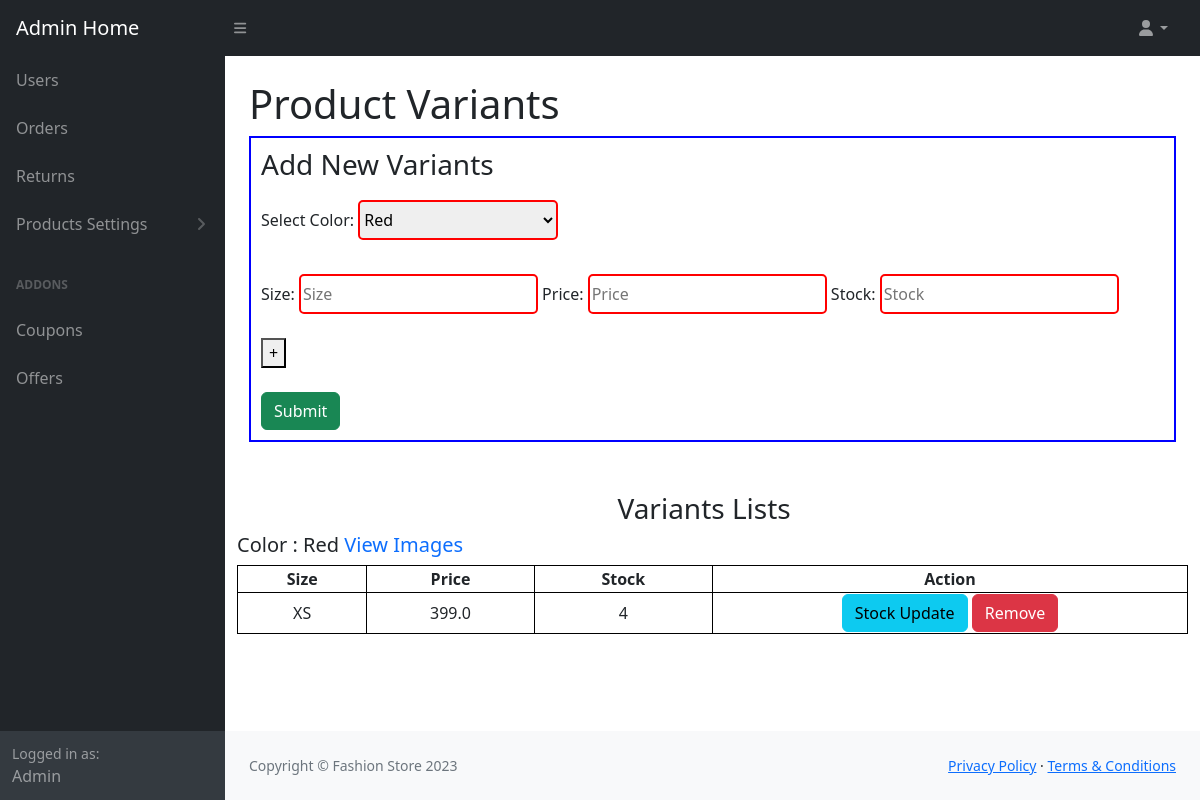
Page /product_variants_view?id=91b0bc1e-3c05-4470-96b7-7c3aa8433ece (signed in) on the committed database.
### store/models.py (models this page shows, shortened)
class BaseModel(models.Model):
	uid = models.UUIDField(primary_key=True , editable=False , default=uuid.uuid4)
	created_at = models.DateTimeField(auto_now= True)
	updated_at = models.DateTimeField(auto_now_add= True)
	class Meta:
		abstract = True

class ColorVariant(BaseModel):
	product_id = models.ForeignKey(Products, on_delete=models.CASCADE)
	color = models.CharField(max_length=50)

class SizeVariant(BaseModel):
	product_id = models.ForeignKey(Products, on_delete=models.CASCADE)
	Color_id = models.ForeignKey(ColorVariant, on_delete=models.CASCADE)
	size = models.CharField(max_length=50)
	price = models.FloatField()
	rprice = models.FloatField()
	stock = models.IntegerField()

### store/views.py (the view)
# urls.py: path('product_variants_view', views.product_variants_view, name="product_variants_view"),
@login_required(login_url='admin_login')
def product_variants_view(request):
    product_id = request.GET['id']
    if product_id:
        product = Products.objects.get(uid=product_id)
    size_list = SizeVariant.objects.all()
    color_list = ColorVariant.objects.filter(product_id=product)
    context = {'product_id': product_id, 'color_list': color_list,'size_list':size_list}
    return render(request, 'admin_main/product_variants_view.html', context)

### store/context_processors.py (called while the page is built)
def category_list_processor(request):
    category_list = Category.objects.all()
    return {'category_list': category_list}

def cart_counter(request):
    cart_count = 0
    try:
        if request.user.is_authenticated:
            cart_items = CartItems.objects.all().filter(user=request.user)
        else:
            cart = uCart.objects.filter(cart_id=_cart_id(request))
            cart_items = CartItems.objects.all().filter(cart=cart[:1])
        for cart_item in cart_items:
            cart_count += cart_item.quantity
    except uCart.DoesNotExist:
        cart_count=0
    return dict(cart_count=cart_count)

def wish_counter(request):
    if request.user.is_authenticated:
        wish_items = WishList.objects.filter(user=request.user)
    else:
        guest = Guest.objects.filter(guest_id=_wishlist_id(request)).first()
        if guest:
            wish_items = WishList.objects.filter(guest=guest)
        else:
            wish_items = []
    wish_count = wish_items.count() if wish_items else 0
    return {'wish_count': wish_count}

def notification_counter(request):
    if request.user.is_authenticated:
        notifications = Notification.objects.filter(user=request.user,is_read=False)
        noti_count = notifications.count() if notifications else 0
        return dict(noti_count=noti_count)
    else:
        return dict(noti_count=0)

### store/templates/admin_main/product_variants_view.html (shortened to what this page needs)
{% extends 'admin_main/admin_base.html' %}
{% load static %}
{% block body %}
{% if user.is_authenticated and user.is_staff %}
<main>
    <div class="container-fluid px-4">
        <h1 class="mt-4">Product Variants</h1>
            {%if update%}
        <div id="updateform" class="container" style="width:100%;border:2px solid blue;padding:10px;" >
            <h3>Update Details/Add Stock</h3>
            <form method="post"  action="{% url 'product_variants_stock_updates' %}" onsubmit="return validateEditForm()">
                {% csrf_token %}
            <input type="hidden" name="product_id" value="{{product_id}}" >
            <input type="hidden" name="size_id" value="{{size.uid}}">
                <br><br>
                <div id="variants-container_1">
                    <div class="variant-item">
                        <label for="size2">Size:</label>
                        <input class="input_field" type="text" id="size2" name="size" value="{{size.size}}" required>
                        <label for="price2">Price:</label>
                        <input class="input_field" type="text" id="price2" name="price" value="{{size.price}}" required onkeypress="return /[0-9 .]/i.test(event.key)">
                        <label for="stock2">Stock:</label>
                        <input class="input_field" type="text" id="stock2" name="stock"  value="{{size.stock}}" required>
                    </div>
                </div>
                <br>
                <br><br>
                <input class="btn btn-success" type="submit" value="Update">
                <a class="btn btn-warning" href="{%url 'variants_stock_update_cancel' product_id%}">Cancel</a>
            </form>
        </div>
            {%else%}
        <div class="container" style="width:100%;border:2px solid blue;padding:10px;" id="addForm">
            <h3>Add New Variants</h3>
            <form method="post"  action="{%url 'product_variants_add'%}" >
                <label for="color">Select Color:</label>
                <select id="color" name="color" class="colorpicker">
                    <option value="Red">Red</option>
                </select>
                <br><br>
                <div id="variants-container">
                    <div class="variant-item">
                        <label for="size1">Size:</label>
                        <input class="input_field" type="text" id="size1" name="size[]" placeholder="Size" list="sizeOptions" required>
                        <label for="price1">Price:</label>
                        <input class="input_field" type="text" id="price1" name="price[]" placeholder="Price" onkeypress="return /[0-9 .]/i.test(event.key)" required>
                        <label for="stock1">Stock:</label>
                        <input class="input_field" type="text" id="stock1" name="stock[]" placeholder="Stock" required>
                    </div>
                </div>
                <br>
                <button type="button" onclick="addVariant()">+</button>
                <br><br>
                <input class="btn btn-success" type="submit" value="Submit">
            </form>
        </div>
            {%endif%}
    </div>
</main>
<div class="container" >
    <h3 style="margin-left:40%;margin-right:40%;margin-top:50px;">Variants Lists</h3>
    {%for color in color_list%}
    <h5>Color : <span>{{color.color}}</span> <a href="{%url 'product_variant_images' color=color.uid%}" style="text-decoration:none;">View Images</a></h5>
    <table class="tableitems">
        <tr>
            <th>Size</th>
            <th>Price</th>
            <th>Stock</th>
            <th>Action</th>
        </tr>
        {%for size in size_list%}
        {%if size.Color_id == color %}
        <tr>
            <td>{{size.size}}</td>
            <td>{{size.price}}</td>
            <td>{{size.stock}}</td>
            <td class="actionbtn">
                <a class="btn btn-info" href="{%url 'product_variants_stock_update' size_id=size.uid product_id=product_id%}">Stock Update</a>
                <a class="btn btn-danger" href="{%url 'product_variants_stock_delete' size_id=size.uid product_id=product_id%}">Remove</a>
            </td>
        </tr>
        {%endif%}
        {%endfor%}
    </table>
    {%endfor%}
</div>
{% endif %}
{% endblock %}

### store/templates/admin_main/product_variants_view.html (style rules this page uses)
.colorpicker { border:2px solid red; border-radius:5px; margin-top:10px; height:40px; width:200px; }
.input_field { border:2px solid red; border-radius:5px; margin-top:10px; height:40px; }
.tableitems { border-collapse: collapse; width: 100%; text-align: center; }
.tableitems, th, td { border: 1px solid black; }
.actionbtn { width: 50%; }

### rows in the picture
ColorVariant: color "Red"
SizeVariant: size "XS", price "399.0", stock "4"
